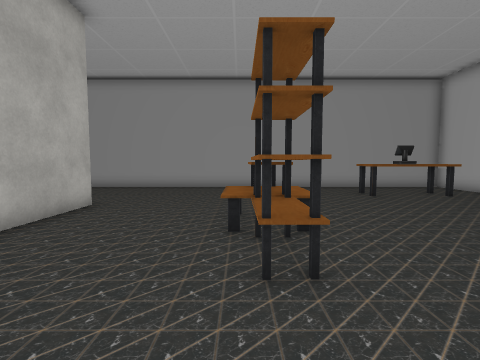
View 1 (above)

16 first-person views from a walk through a Unity game level. The camera is 1.4 m above the floor, tilts 4° down and sees 85° across. The floor is counted in squares, 1 m on a side. Each view is taken from the middle of a square. On the plan, view 1 faces up. The plan holds only what a view shows up to about 13 squares ahead; the rest is blank. The place goes on beyond the plan. The player character is not drawn. Some surface patterns are stand-ins.

View 2
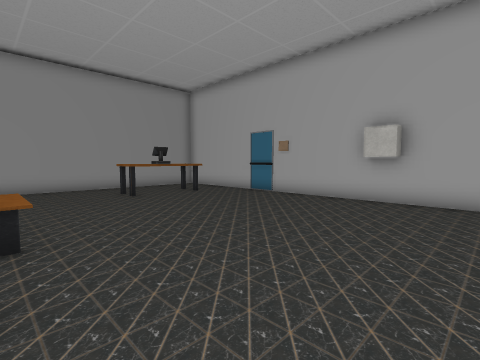

View 3
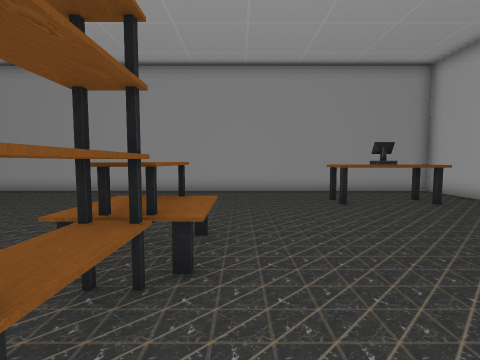

View 4
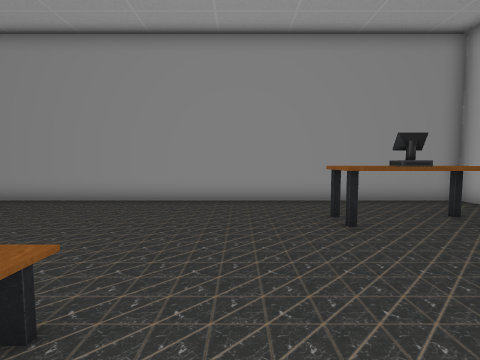

View 5
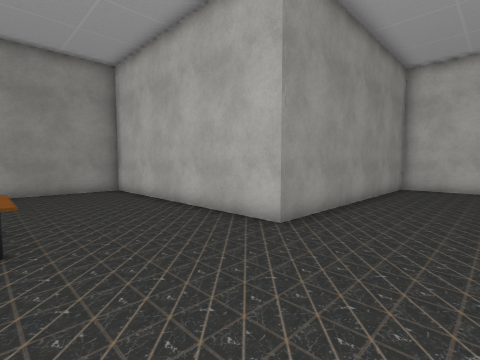

View 6
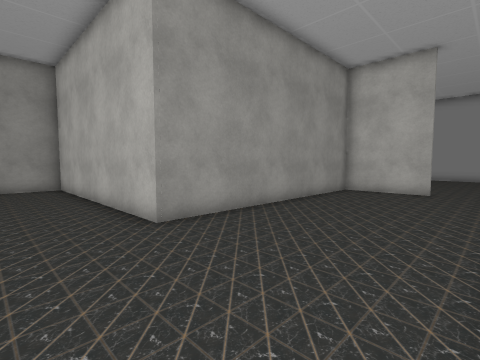

View 7
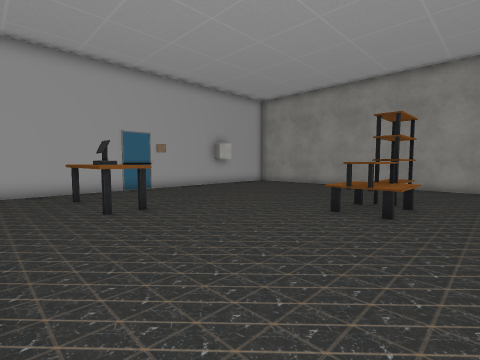

View 8
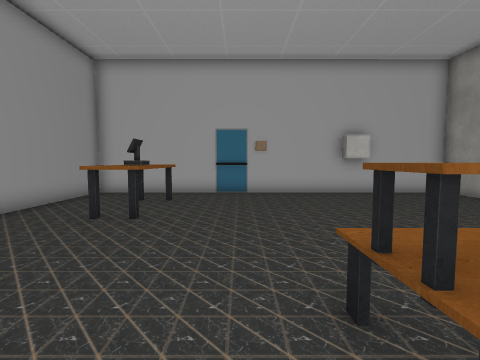

View 9
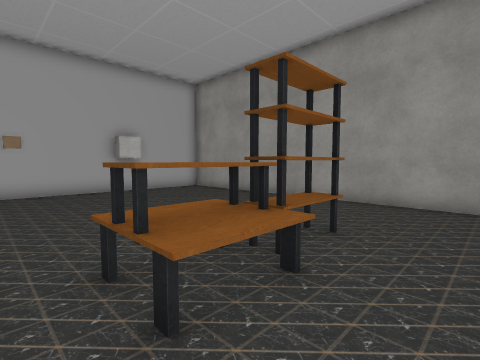

View 10
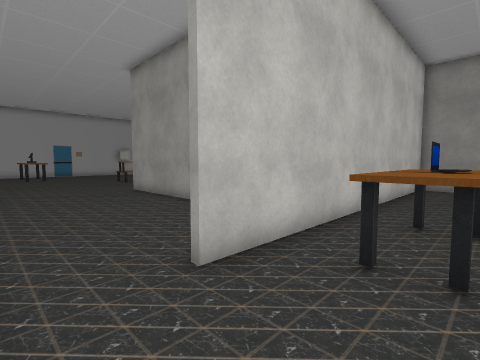

View 11
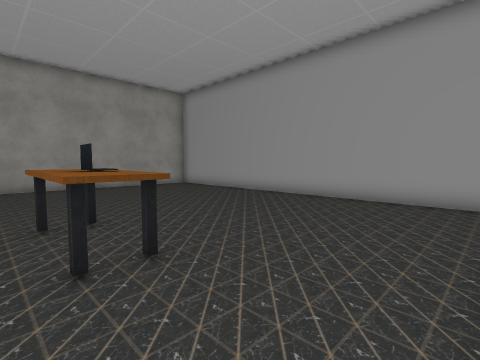

View 12
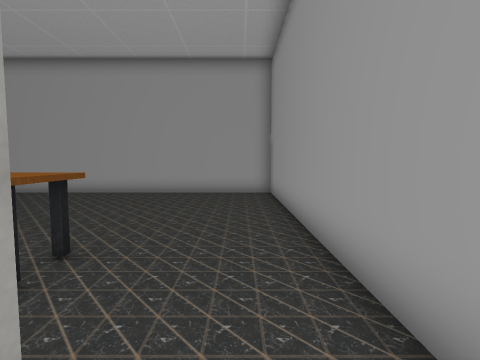

View 13
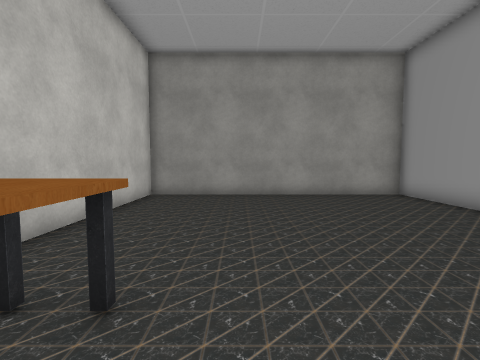

View 14
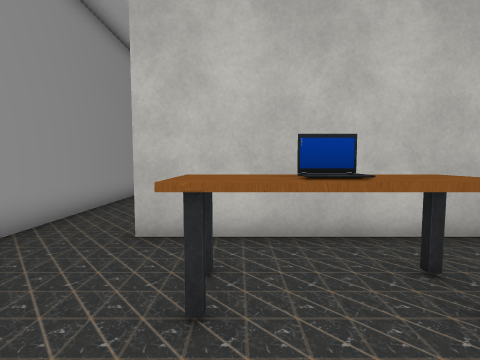

View 15
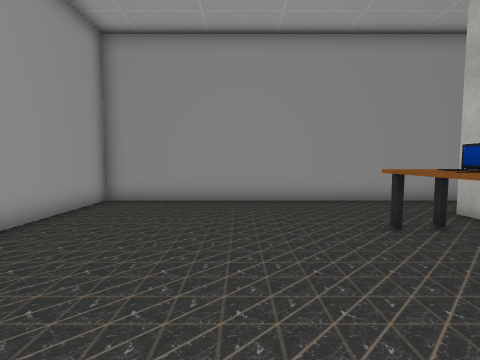

View 16
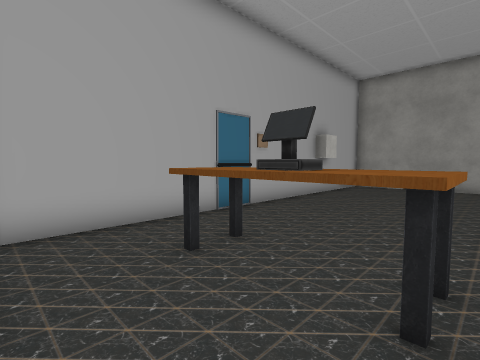

### Floor plan
Points are (right, up) in squares from view 1. A wall is a line through its corners. A room is listed if a view was taken in it or the views show most of it. See-through windows are left out.
Room 1 (views 1, 2, 3, 4, 5, 6, 7, 8, 9, 11, 12, 16)
walls: (-15, 12) (-15, 8.5) (-4.8, 8.5) (-4.8, -1.2) (10.9, -1.2) (10.9, 14.4) (-16.5, 14.4)
ways out: opening at (-15.7, 13) to room 2
objects: other object (0, 3) to (1, 5); other object (0, 6) to (1, 7); other object (5, 11) to (9, 12)
Room 2 (views 10, 13, 14, 15)
walls: (-16.5, 14.4) (-25.9, 14.4) (-25.8, -1.2) (-15.2, -1.2) (-15.2, 12)
ways out: opening at (-15.7, 13) to room 1
objects: other object (-18, 8) to (-17, 11)

Where each view was taken, in squares from view 1:
view 1: 0 up, 0 right, facing up
view 2: 0 up, 1 right, facing up-right
view 3: 2 up, 2 right, facing up
view 4: 5 up, 3 right, facing up
view 5: 12 up, 0 right, facing down-left
view 6: 14 up, 2 left, facing down-left
view 7: 14 up, 2 left, facing down-right
view 8: 8 up, 1 left, facing right
view 9: 8 up, 2 left, facing down-right
view 10: 14 up, 18 left, facing down-right
view 11: 14 up, 16 left, facing down-left
view 12: 13 up, 14 left, facing left
view 13: 10 up, 19 left, facing down
view 14: 10 up, 20 left, facing right
view 15: 5 up, 21 left, facing up
view 16: 14 up, 5 right, facing down-right
